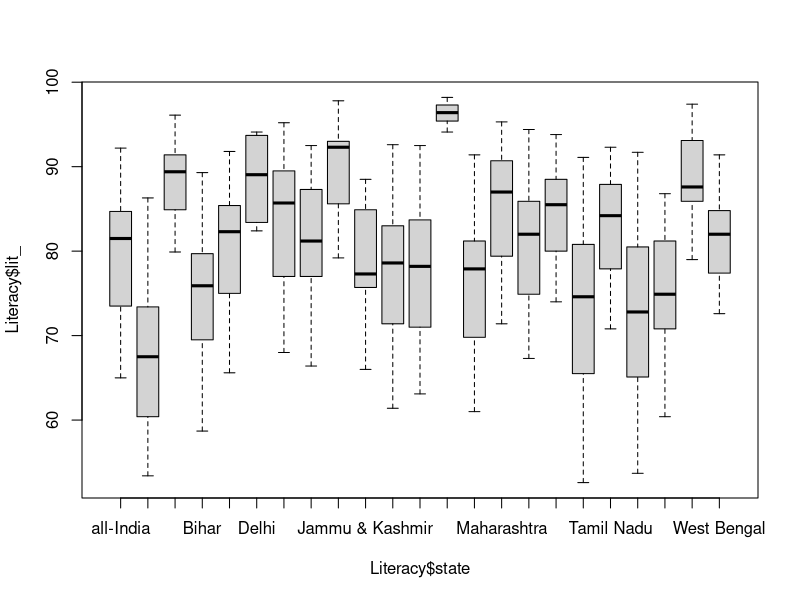
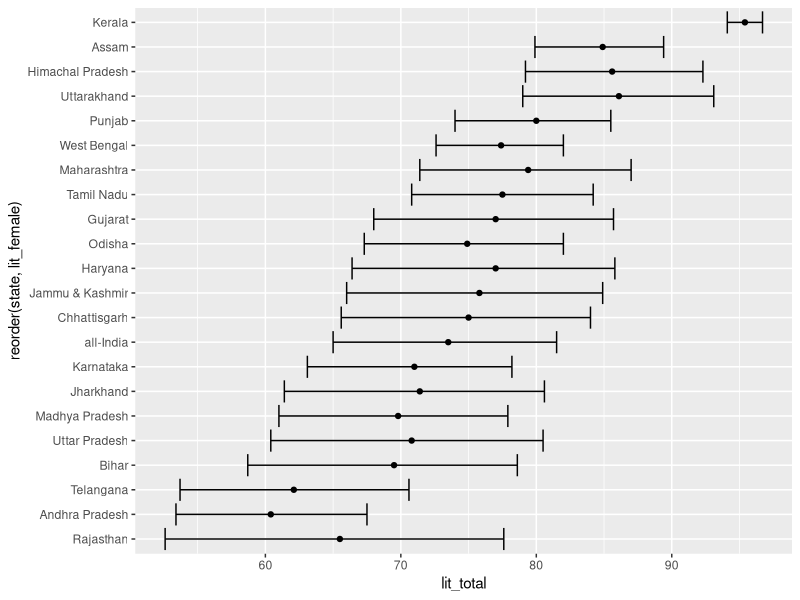
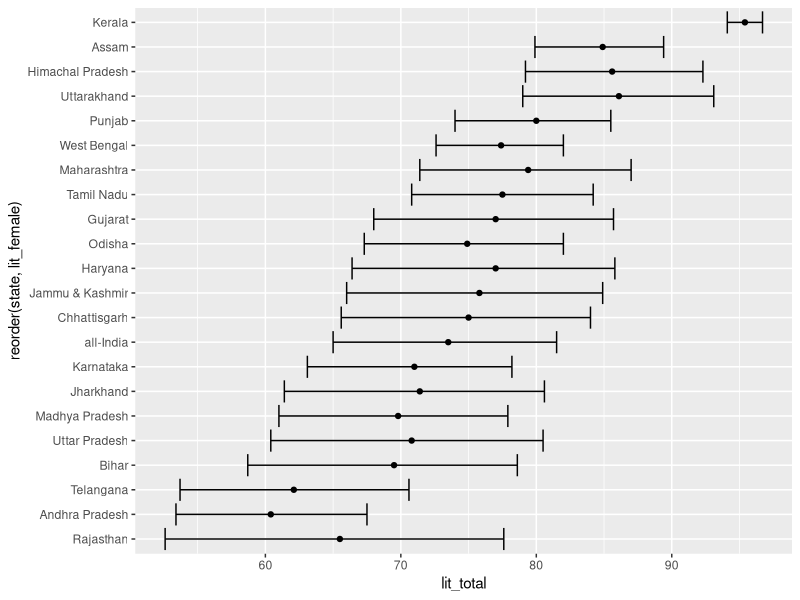

R code for these plots, in order:
library(ggplot2)
setwd("~/Documents/South Asia /IND_NSS_75_2017/Education/1. literacy")

Literacy <- read.csv(file="tableau_literacy_long.csv", header=TRUE, sep=",")
Literacy <- Literacy[which(Literacy$gender != "gap"),]
boxplot(Literacy$lit_~Literacy$state, range=0)

Literacy_wide <- read.csv(file="tableau_literacy_wide.csv", header=TRUE, sep=",")
Literacy_wide <- Literacy_wide[which(Literacy_wide$urban == "Rural"),]


qplot(y    = reorder(state,lit_female) , 
      x    = lit_total,
      data = na.omit(Literacy_wide)) +
  
  geom_errorbarh(aes( 
    xmin  = lit_female, 
    xmax  = lit_male, 
    width = 0.25))        

ggplot(data = na.omit(Literacy_wide), 
       aes(lit_total,reorder(state,lit_female))) + 
  geom_point() + 
  geom_errorbarh(aes(xmax = lit_male, xmin =lit_female))
